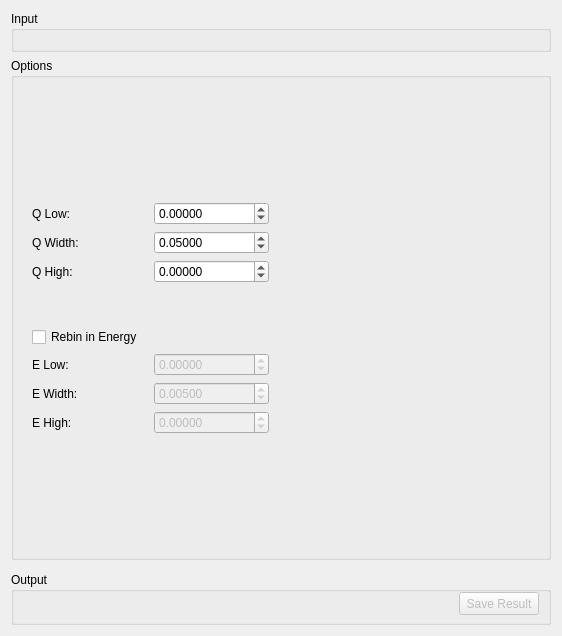
<?xml version="1.0" encoding="UTF-8"?>
<ui version="4.0">
 <class>SqwTab</class>
 <widget class="QWidget" name="SqwTab">
  <property name="geometry">
   <rect>
    <x>0</x>
    <y>0</y>
    <width>562</width>
    <height>636</height>
   </rect>
  </property>
  <property name="minimumSize">
   <size>
    <width>500</width>
    <height>0</height>
   </size>
  </property>
  <property name="windowTitle">
   <string>Form</string>
  </property>
  <layout class="QGridLayout" name="gridLayout_3">
   <item row="1" column="0">
    <widget class="QGroupBox" name="gbOptions">
     <property name="title">
      <string>Options</string>
     </property>
     <layout class="QHBoxLayout" name="horizontalLayout_3">
      <property name="topMargin">
       <number>0</number>
      </property>
      <property name="bottomMargin">
       <number>0</number>
      </property>
      <item>
       <layout class="QGridLayout" name="loOptions" columnstretch="0">
        <property name="spacing">
         <number>6</number>
        </property>
        <item row="5" column="0">
         <widget class="QFrame" name="fEValues">
          <layout class="QGridLayout" name="gridLayout_2">
           <item row="0" column="0" rowspan="2" colspan="2">
            <widget class="QCheckBox" name="ckRebinInEnergy">
             <property name="text">
              <string>Rebin in Energy</string>
             </property>
            </widget>
           </item>
           <item row="3" column="1">
            <widget class="QDoubleSpinBox" name="spEWidth">
             <property name="enabled">
              <bool>false</bool>
             </property>
             <property name="sizePolicy">
              <sizepolicy hsizetype="Preferred" vsizetype="Fixed">
               <horstretch>0</horstretch>
               <verstretch>0</verstretch>
              </sizepolicy>
             </property>
             <property name="maximumSize">
              <size>
               <width>200</width>
               <height>16777215</height>
              </size>
             </property>
             <property name="decimals">
              <number>5</number>
             </property>
             <property name="minimum">
              <double>0.000000000000000</double>
             </property>
             <property name="maximum">
              <double>1000.000000000000000</double>
             </property>
             <property name="singleStep">
              <double>0.010000000000000</double>
             </property>
             <property name="value">
              <double>0.005000000000000</double>
             </property>
            </widget>
           </item>
           <item row="3" column="0">
            <widget class="QLabel" name="lbEWidth">
             <property name="enabled">
              <bool>true</bool>
             </property>
             <property name="sizePolicy">
              <sizepolicy hsizetype="Preferred" vsizetype="Preferred">
               <horstretch>0</horstretch>
               <verstretch>0</verstretch>
              </sizepolicy>
             </property>
             <property name="minimumSize">
              <size>
               <width>43</width>
               <height>0</height>
              </size>
             </property>
             <property name="text">
              <string>E Width:</string>
             </property>
            </widget>
           </item>
           <item row="2" column="1">
            <widget class="QDoubleSpinBox" name="spELow">
             <property name="enabled">
              <bool>false</bool>
             </property>
             <property name="sizePolicy">
              <sizepolicy hsizetype="Preferred" vsizetype="Fixed">
               <horstretch>0</horstretch>
               <verstretch>0</verstretch>
              </sizepolicy>
             </property>
             <property name="maximumSize">
              <size>
               <width>200</width>
               <height>16777215</height>
              </size>
             </property>
             <property name="decimals">
              <number>5</number>
             </property>
             <property name="minimum">
              <double>-1000.000000000000000</double>
             </property>
             <property name="maximum">
              <double>1000.000000000000000</double>
             </property>
             <property name="singleStep">
              <double>0.100000000000000</double>
             </property>
            </widget>
           </item>
           <item row="2" column="0">
            <widget class="QLabel" name="lbELow">
             <property name="enabled">
              <bool>true</bool>
             </property>
             <property name="minimumSize">
              <size>
               <width>43</width>
               <height>0</height>
              </size>
             </property>
             <property name="text">
              <string>E Low:</string>
             </property>
            </widget>
           </item>
           <item row="4" column="0">
            <widget class="QLabel" name="lbEHigh">
             <property name="enabled">
              <bool>true</bool>
             </property>
             <property name="minimumSize">
              <size>
               <width>43</width>
               <height>0</height>
              </size>
             </property>
             <property name="text">
              <string>E High:</string>
             </property>
            </widget>
           </item>
           <item row="4" column="1">
            <widget class="QDoubleSpinBox" name="spEHigh">
             <property name="enabled">
              <bool>false</bool>
             </property>
             <property name="sizePolicy">
              <sizepolicy hsizetype="Preferred" vsizetype="Fixed">
               <horstretch>0</horstretch>
               <verstretch>0</verstretch>
              </sizepolicy>
             </property>
             <property name="maximumSize">
              <size>
               <width>200</width>
               <height>16777215</height>
              </size>
             </property>
             <property name="decimals">
              <number>5</number>
             </property>
             <property name="minimum">
              <double>-1000.000000000000000</double>
             </property>
             <property name="maximum">
              <double>1000.000000000000000</double>
             </property>
             <property name="singleStep">
              <double>0.100000000000000</double>
             </property>
            </widget>
           </item>
          </layout>
         </widget>
        </item>
        <item row="6" column="0">
         <spacer name="verticalSpacer">
          <property name="orientation">
           <enum>Qt::Vertical</enum>
          </property>
          <property name="sizeHint" stdset="0">
           <size>
            <width>20</width>
            <height>40</height>
           </size>
          </property>
         </spacer>
        </item>
        <item row="0" column="0">
         <spacer name="verticalSpacer_3">
          <property name="orientation">
           <enum>Qt::Vertical</enum>
          </property>
          <property name="sizeHint" stdset="0">
           <size>
            <width>20</width>
            <height>40</height>
           </size>
          </property>
         </spacer>
        </item>
        <item row="4" column="0">
         <spacer name="verticalSpacer_2">
          <property name="orientation">
           <enum>Qt::Vertical</enum>
          </property>
          <property name="sizeType">
           <enum>QSizePolicy::Fixed</enum>
          </property>
          <property name="sizeHint" stdset="0">
           <size>
            <width>20</width>
            <height>20</height>
           </size>
          </property>
         </spacer>
        </item>
        <item row="1" column="0">
         <widget class="QFrame" name="fQValues">
          <layout class="QGridLayout" name="gridLayout">
           <item row="1" column="0">
            <widget class="QLabel" name="lbQWidth">
             <property name="minimumSize">
              <size>
               <width>43</width>
               <height>0</height>
              </size>
             </property>
             <property name="text">
              <string>Q Width:</string>
             </property>
            </widget>
           </item>
           <item row="0" column="0">
            <widget class="QLabel" name="lbQLow">
             <property name="minimumSize">
              <size>
               <width>43</width>
               <height>0</height>
              </size>
             </property>
             <property name="text">
              <string>Q Low:</string>
             </property>
            </widget>
           </item>
           <item row="2" column="0">
            <widget class="QLabel" name="lbQHigh">
             <property name="minimumSize">
              <size>
               <width>43</width>
               <height>0</height>
              </size>
             </property>
             <property name="text">
              <string>Q High:</string>
             </property>
            </widget>
           </item>
           <item row="1" column="1">
            <widget class="QDoubleSpinBox" name="spQWidth">
             <property name="sizePolicy">
              <sizepolicy hsizetype="Preferred" vsizetype="Fixed">
               <horstretch>0</horstretch>
               <verstretch>0</verstretch>
              </sizepolicy>
             </property>
             <property name="decimals">
              <number>5</number>
             </property>
             <property name="minimum">
              <double>0.000000000000000</double>
             </property>
             <property name="maximum">
              <double>1000.000000000000000</double>
             </property>
             <property name="singleStep">
              <double>0.100000000000000</double>
             </property>
             <property name="value">
              <double>0.050000000000000</double>
             </property>
            </widget>
           </item>
           <item row="2" column="1">
            <widget class="QDoubleSpinBox" name="spQHigh">
             <property name="sizePolicy">
              <sizepolicy hsizetype="Preferred" vsizetype="Fixed">
               <horstretch>0</horstretch>
               <verstretch>0</verstretch>
              </sizepolicy>
             </property>
             <property name="decimals">
              <number>5</number>
             </property>
             <property name="minimum">
              <double>-1000.000000000000000</double>
             </property>
             <property name="maximum">
              <double>1000.000000000000000</double>
             </property>
             <property name="singleStep">
              <double>0.100000000000000</double>
             </property>
            </widget>
           </item>
           <item row="0" column="1">
            <widget class="QDoubleSpinBox" name="spQLow">
             <property name="sizePolicy">
              <sizepolicy hsizetype="Minimum" vsizetype="Fixed">
               <horstretch>0</horstretch>
               <verstretch>0</verstretch>
              </sizepolicy>
             </property>
             <property name="decimals">
              <number>5</number>
             </property>
             <property name="minimum">
              <double>-1000.000000000000000</double>
             </property>
             <property name="maximum">
              <double>1000.000000000000000</double>
             </property>
             <property name="singleStep">
              <double>0.100000000000000</double>
             </property>
            </widget>
           </item>
          </layout>
         </widget>
        </item>
       </layout>
      </item>
      <item>
       <widget class="MantidQt::MantidWidgets::ContourPreviewPlot" name="rqwPlot2D" native="true"/>
      </item>
     </layout>
    </widget>
   </item>
   <item row="0" column="0">
    <widget class="QGroupBox" name="gbInput">
     <property name="maximumSize">
      <size>
       <width>16777215</width>
       <height>150</height>
      </size>
     </property>
     <property name="title">
      <string>Input</string>
     </property>
     <layout class="QVBoxLayout" name="verticalLayout_12">
      <item>
       <widget class="MantidQt::MantidWidgets::DataSelector" name="dsInput" native="true">
        <property name="sizePolicy">
         <sizepolicy hsizetype="Minimum" vsizetype="Fixed">
          <horstretch>0</horstretch>
          <verstretch>0</verstretch>
         </sizepolicy>
        </property>
        <property name="autoLoad" stdset="0">
         <bool>true</bool>
        </property>
        <property name="workspaceSuffixes" stdset="0">
         <stringlist>
          <string>_red</string>
         </stringlist>
        </property>
        <property name="fileBrowserSuffixes" stdset="0">
         <stringlist>
          <string>_red.nxs</string>
         </stringlist>
        </property>
        <property name="showLoad" stdset="0">
         <bool>false</bool>
        </property>
       </widget>
      </item>
     </layout>
    </widget>
   </item>
   <item row="3" column="0">
    <widget class="QGroupBox" name="sqw_outputOptions">
     <property name="title">
      <string>Output</string>
     </property>
     <layout class="QHBoxLayout" name="horizontalLayout">
      <property name="topMargin">
       <number>0</number>
      </property>
      <property name="bottomMargin">
       <number>7</number>
      </property>
      <item>
       <widget class="MantidQt::CustomInterfaces::OutputPlotOptionsView" name="ipoPlotOptions" native="true"/>
      </item>
      <item>
       <spacer name="horizontalSpacer_1">
        <property name="orientation">
         <enum>Qt::Horizontal</enum>
        </property>
        <property name="sizeHint" stdset="0">
         <size>
          <width>40</width>
          <height>20</height>
         </size>
        </property>
       </spacer>
      </item>
      <item>
       <widget class="QPushButton" name="pbSave">
        <property name="enabled">
         <bool>false</bool>
        </property>
        <property name="minimumSize">
         <size>
          <width>0</width>
          <height>23</height>
         </size>
        </property>
        <property name="text">
         <string>Save Result</string>
        </property>
       </widget>
      </item>
     </layout>
    </widget>
   </item>
   <item row="2" column="0">
    <widget class="MantidQt::CustomInterfaces::RunView" name="runWidget" native="true"/>
   </item>
  </layout>
 </widget>
 <customwidgets>
  <customwidget>
   <class>MantidQt::CustomInterfaces::RunView</class>
   <extends>QWidget</extends>
   <header>MantidQtWidgets/Spectroscopy/RunWidget/RunView.h</header>
   <container>1</container>
  </customwidget>
  <customwidget>
   <class>MantidQt::CustomInterfaces::OutputPlotOptionsView</class>
   <extends>QWidget</extends>
   <header>MantidQtWidgets/Spectroscopy/OutputWidget/OutputPlotOptionsView.h</header>
   <container>1</container>
  </customwidget>
  <customwidget>
   <class>MantidQt::MantidWidgets::DataSelector</class>
   <extends>QWidget</extends>
   <header>MantidQtWidgets/Common/DataSelector.h</header>
  </customwidget>
  <customwidget>
   <class>MantidQt::MantidWidgets::ContourPreviewPlot</class>
   <extends>QWidget</extends>
   <header>MantidQtWidgets/Plotting/ContourPreviewPlot.h</header>
   <container>1</container>
  </customwidget>
 </customwidgets>
 <tabstops>
  <tabstop>pbSave</tabstop>
 </tabstops>
 <resources/>
 <connections>
  <connection>
   <sender>ckRebinInEnergy</sender>
   <signal>toggled(bool)</signal>
   <receiver>spEHigh</receiver>
   <slot>setEnabled(bool)</slot>
   <hints>
    <hint type="sourcelabel">
     <x>394</x>
     <y>89</y>
    </hint>
    <hint type="destinationlabel">
     <x>419</x>
     <y>171</y>
    </hint>
   </hints>
  </connection>
  <connection>
   <sender>ckRebinInEnergy</sender>
   <signal>toggled(bool)</signal>
   <receiver>spEWidth</receiver>
   <slot>setEnabled(bool)</slot>
   <hints>
    <hint type="sourcelabel">
     <x>394</x>
     <y>89</y>
    </hint>
    <hint type="destinationlabel">
     <x>419</x>
     <y>144</y>
    </hint>
   </hints>
  </connection>
  <connection>
   <sender>ckRebinInEnergy</sender>
   <signal>toggled(bool)</signal>
   <receiver>spELow</receiver>
   <slot>setEnabled(bool)</slot>
   <hints>
    <hint type="sourcelabel">
     <x>394</x>
     <y>89</y>
    </hint>
    <hint type="destinationlabel">
     <x>419</x>
     <y>117</y>
    </hint>
   </hints>
  </connection>
 </connections>
</ui>
